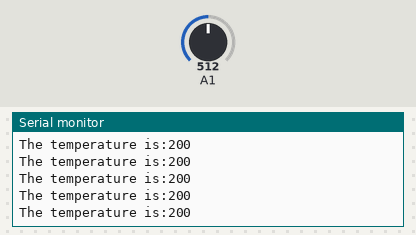
A sketch run on a simulated Arduino Uno, built with avr-gcc and run on an emulated ATmega328P. Shown: the last lines printed to the serial monitor. Inputs (shaded band) come from the test bench; at power-on: A1 = 512.

Above: at 1.2 s.
1.3 s: A1 set to 321
At 1.9 s:
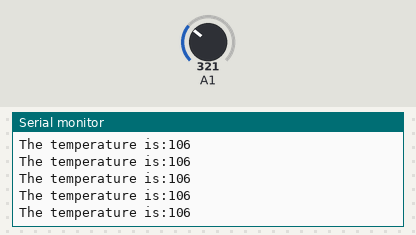
4.3 s: A1 set to 295
At 4.9 s:
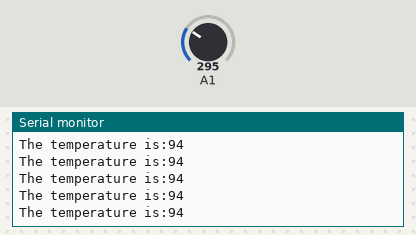
Timing chart, 0 to 7.3 s (numbered marks = the images above; inputs shaded):
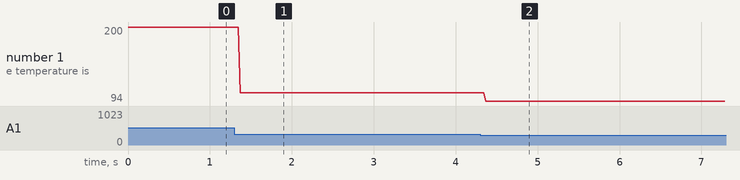

The sketch:

uart1.ino
```cpp
void setup()
{
  pinMode(A1, INPUT);
  Serial.begin(9600);
}

void loop()
{
 int a = analogRead(A1);
 int x = map(a,0,1023,0,5000);
 int c=x-500;
 int temp = c/10;
 Serial.print("The temperature is:");
 Serial.print(temp);
 Serial.println();

 delay(10);
}
```

Measured:
- after the input at 1.3 s, the serial monitor: prints a new line after 0.07 s (image 1)
- after the input at 4.3 s, the serial monitor: prints a new line after 0.07 s (image 2)
- plotted number 1: 200 → 106 after the input at 1.3 s, 106 → 94 after the input at 4.3 s
